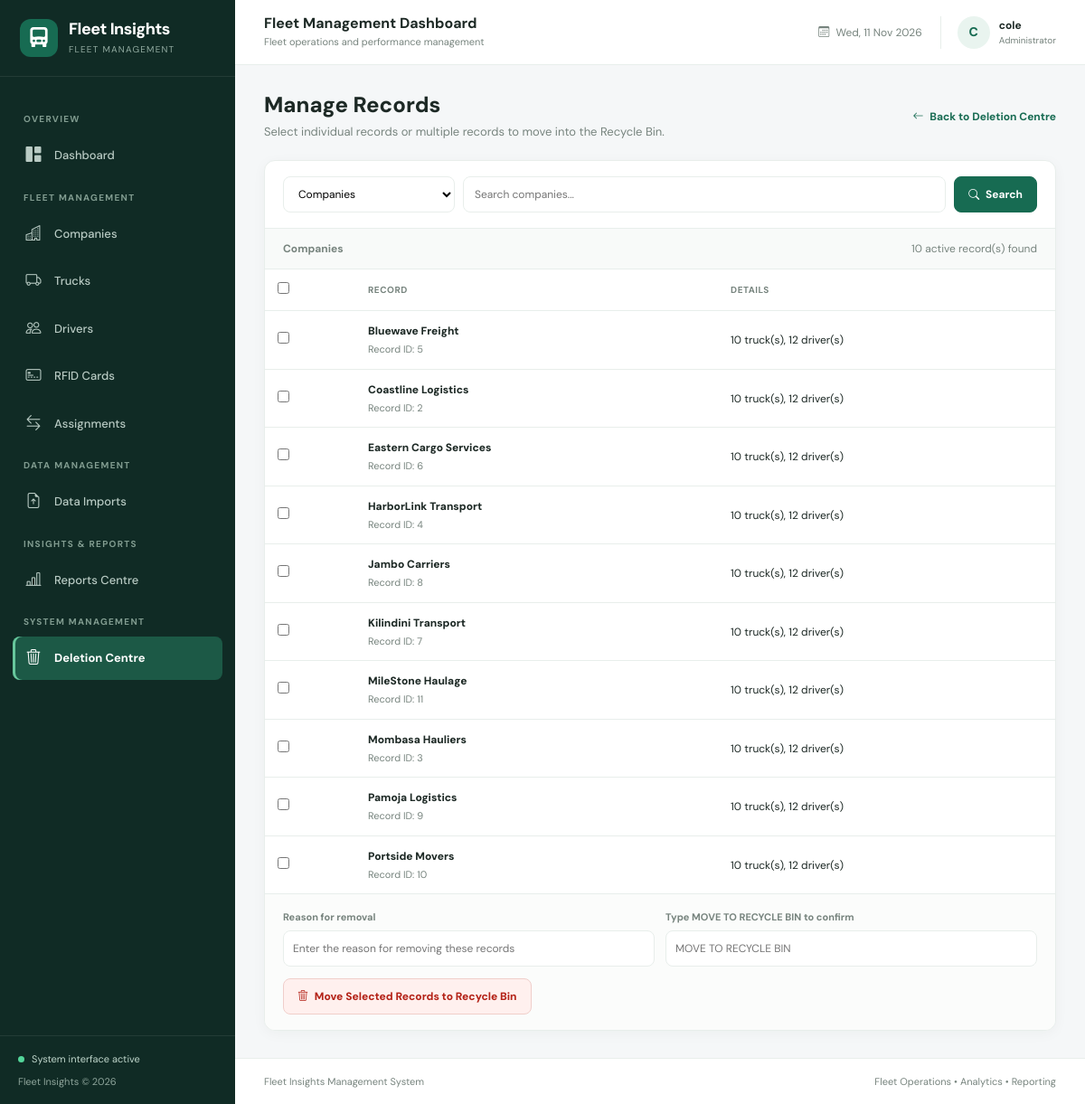
The page /deletion-center/manage/ (signed in) on the database its author committed.
### apps/companies/models.py (models this page shows, shortened)
class Company(models.Model):
    name = models.CharField(
        max_length=200,
        unique=True,
    )
    created_at = models.DateTimeField(
        auto_now_add=True,
    )
    is_deleted = models.BooleanField(
        default=False,
        db_index=True,
    )
    deleted_at = models.DateTimeField(
        null=True,
        blank=True,
    )
    deleted_reason = models.TextField(
        blank=True,
    )
    class Meta:
        ordering = ["name"]
        verbose_name_plural = "companies"
    def __str__(self):
        return self.name

### apps/deletion_center/views.py (the view, shortened to what this page needs)
# urls.py: path("manage/", views.manage_records, name="manage_records"),
@staff_member_required(login_url="/admin/login/")
def manage_records(request):
    category = request.GET.get(
        "category",
        request.POST.get("category", "companies"),
    )
    if category not in DELETION_CATEGORIES:
        category = "companies"
    model = DELETION_CATEGORIES[category]
    search = request.GET.get("q", "").strip()
    queryset = _category_queryset(model, deleted=False)
    queryset = _search_queryset(queryset, model, search)
    paginator = Paginator(queryset, 15)
    page_obj = paginator.get_page(request.GET.get("page"))
    context = {
        "categories": [
            {
                "key": key,
                "label": model._meta.verbose_name_plural.title(),
            }
            for key, model in DELETION_CATEGORIES.items()
        ],
        "selected_category": category,
        "selected_label": model._meta.verbose_name_plural.title(),
        "search": search,
        "records": page_obj,
        "page_obj": page_obj,
        "total_records": queryset.count(),
    }
    return render(
        request,
        "deletion_center/manage_records.html",
        context,
    )

### apps/deletion_center/views.py (called while the page is built, shortened)
def _category_queryset(model, deleted=False):
    queryset = model.objects.filter(is_deleted=deleted)
    if model == Company:
        return queryset.order_by("name")

def _search_queryset(queryset, model, search):
    if not search:
        return queryset

### templates/deletion_center/manage_records.html (shortened to what this page needs)
{% extends "base.html" %}
{% block content %}
<div class="dm-page">
    <div class="dm-header">
        <div>
            <h2>Manage Records</h2>
            <p>Select individual records or multiple records to move into the Recycle Bin.</p>
        </div>
        <a href="{% url 'deletion_center:dashboard' %}" class="dm-link">
            <i class="bi bi-arrow-left me-1"></i> Back to Deletion Centre
        </a>
    </div>
    <div class="dm-panel">
        <div class="dm-toolbar">
            <form method="GET">
                <select name="category" class="dm-select" aria-label="Choose category">
                    {% for category in categories %}
                    <option value="{{ category.key }}" {% if selected_category == category.key %}selected{% endif %}>
                        {{ category.label }}
                    </option>
                    {% endfor %}
                </select>
                <input type="search" name="q" value="{{ search }}" class="dm-search"
                    placeholder="Search {{ selected_label|lower }}...">
                <button type="submit" class="dm-filter-btn">
                    <i class="bi bi-search me-1"></i> Search
                </button>
            </form>
        </div>
        <div class="dm-summary">
            <span><strong>{{ selected_label }}</strong></span>
            <span>{{ total_records }} active record(s) found</span>
        </div>
        {% if records %}
        <form method="POST" id="manageRecordsForm">
            <div class="dm-table-wrap">
                <table class="dm-table">
                    <thead>
                        <tr>
                            <th>
                                <input type="checkbox" id="selectAll" aria-label="Select all records">
                            </th>
                            <th>Record</th>
                            <th>Details</th>
                        </tr>
                    </thead>
                    <tbody>
                        {% for record in records %}
                        <tr>
                            <td>
                                <input type="checkbox" name="selected_ids" value="{{ record.pk }}"
                                    class="record-checkbox" aria-label="Select record {{ record.pk }}">
                            </td>
                            <td>
                                <div class="dm-name">{{ record }}</div>
                                <div class="dm-muted">Record ID: {{ record.pk }}</div>
                            </td>
                            <td>
                                {% if selected_category == "companies" %}
                                {{ record.vehicles.count }} truck(s),
                                {{ record.drivers.count }} driver(s)
                                {% elif selected_category == "trucks" %}
                                {{ record.registration_number }}
                                {% if record.company %} · {{ record.company.name }}{% endif %}
                                {% elif selected_category == "drivers" %}
                                {{ record.mobile_number|default:"No mobile number" }}
                                · {{ record.organization.name }}
                                {% elif selected_category == "access_cards" %}
                                RFID: {{ record.identifier }}
                                · {{ record.driver.name }}
                                {% elif selected_category == "assignments" %}
                                {{ record.driver.name }}
                                · {{ record.truck.registration_number }}
                                {% endif %}
                            </td>
                        </tr>
                        {% endfor %}
                    </tbody>
                </table>
            </div>
            <div class="dm-selection">
                <div class="dm-selection-grid">
                    <div>
                        <label for="deletionReason">Reason for removal</label>
                        <input type="text" name="reason" id="deletionReason" maxlength="500" required
                            placeholder="Enter the reason for removing these records">
                    </div>
                    <div>
                        <label for="deletionConfirmation">
                            Type MOVE TO RECYCLE BIN to confirm
                        </label>
                        <input type="text" name="confirmation" id="deletionConfirmation" required
                            placeholder="MOVE TO RECYCLE BIN">
                    </div>
                </div>
                <button type="submit" class="dm-submit">
                    <i class="bi bi-trash3 me-1"></i>
                    Move Selected Records to Recycle Bin
                </button>
            </div>
        </form>
        {% else %}
        <div class="dm-empty">
            <i class="bi bi-search"></i>
            <strong>No active records found</strong>
            <p>Try another category or search term.</p>
        </div>
        {% endif %}
    </div>
</div>
{% endblock %}

### templates/base.html (shortened to what this page needs)
{% load static %}
<!DOCTYPE html>
<html lang="en">
<head>
    <link href="https://cdn.jsdelivr.net/npm/bootstrap@5.3.3/dist/css/bootstrap.min.css" rel="stylesheet">
    <link href="https://cdn.jsdelivr.net/npm/bootstrap-icons@1.11.3/font/bootstrap-icons.min.css" rel="stylesheet">
</head>
<body>
    <aside class="sidebar" id="sidebar">
        <div class="brand">
            <div class="brand-logo">
                <i class="bi bi-truck-front-fill"></i>
            </div>
            <div>
                <div class="brand-name">Fleet Insights</div>
                <div class="brand-subtitle">Fleet Management</div>
            </div>
        </div>
        <div class="sidebar-content">
            <div class="nav-heading">Overview</div>
            <a href="/" class="sidebar-link {% if request.path == '/' %}active{% endif %}">
                <i class="bi bi-grid-1x2-fill"></i>
                <span>Dashboard</span>
            </a>
            <div class="nav-heading">Fleet Management</div>
            <a href="/companies/" class="sidebar-link {% if '/companies/' in request.path %}active{% endif %}">
                <i class="bi bi-buildings"></i>
                <span>Companies</span>
            </a>
            <a href="/trucks/" class="sidebar-link {% if '/trucks/' in request.path %}active{% endif %}">
                <i class="bi bi-truck"></i>
                <span>Trucks</span>
            </a>
            <a href="/drivers/" class="sidebar-link {% if '/drivers/' in request.path %}active{% endif %}">
                <i class="bi bi-people"></i>
                <span>Drivers</span>
            </a>
            <a href="/access-cards/" class="sidebar-link {% if '/access-cards/' in request.path %}active{% endif %}">
                <i class="bi bi-credit-card-2-front"></i>
                <span>RFID Cards</span>
            </a>
            <a href="/assignments/" class="sidebar-link {% if '/assignments/' in request.path %}active{% endif %}">
                <i class="bi bi-arrow-left-right"></i>
                <span>Assignments</span>
            </a>
            <div class="nav-heading">Data Management</div>
            <a href="/imports/" class="sidebar-link {% if '/imports/' in request.path %}active{% endif %}">
                <i class="bi bi-file-earmark-arrow-up"></i>
                <span>Data Imports</span>
            </a>
            <div class="nav-heading">Insights & Reports</div>
            <a href="/reports/" class="sidebar-link {% if '/reports/' in request.path %}active{% endif %}">
                <i class="bi bi-bar-chart-line"></i>
                <span>Reports Centre</span>
            </a>
            <div class="nav-heading">System Management</div>
            <a href="{% url 'deletion_center:dashboard' %}"
                class="sidebar-link {% if '/deletion-center/' in request.path %}active{% endif %}">
                <i class="bi bi-trash3"></i>
                <span>Deletion Centre</span>
            </a>
        </div>
        <div class="sidebar-footer">
            <div class="system-status">
                <span class="status-dot"></span>
                <span>System interface active</span>
            </div>
            Fleet Insights &copy; {% now "Y" %}
        </div>
    </aside>
    <div class="main-wrapper">
        <header class="topbar">
            <div class="topbar-left">
                <div>
                    <h2 class="topbar-title">
                        {% block page_title %}
                        Fleet Management Dashboard
                        {% endblock %}
                    </h2>
                    <div class="topbar-subtitle">
                        Fleet operations and performance management
                    </div>
                </div>
            </div>
            <div class="topbar-right">
                <div class="date-display">
                    <i class="bi bi-calendar3 me-1"></i>
                    {% now "D, d M Y" %}
                </div>
                <div class="user-profile">
                    <div class="user-avatar">
                        {% if request.user.is_authenticated %}
                        {{ request.user.username|first|upper }}
                        {% else %}
                        <i class="bi bi-person"></i>
                        {% endif %}
                    </div>
                    <div class="user-details">
                        <div class="user-name">
                            {% if request.user.is_authenticated %}
                            {{ request.user.get_full_name|default:request.user.username }}
                            {% else %}
                            Fleet Administrator
                            {% endif %}
                        </div>
                        <div class="user-role">Administrator</div>
                    </div>
                </div>
            </div>
        </header>
        <main class="page-content">
            {% block content %}
            {% endblock %}
        </main>
        <footer class="page-footer">
            <span>Fleet Insights Management System</span>
            <span>
                Fleet Operations &bull; Analytics &bull; Reporting
            </span>
        </footer>
    </div>
</body>
</html>

### rows shown on the page
Company: name "Bluewave Freight", pk "5", vehicles.count "10", drivers.count "12"
Company: name "Coastline Logistics", pk "2", vehicles.count "10", drivers.count "12"
Company: name "Eastern Cargo Services", pk "6", vehicles.count "10", drivers.count "12"
Company: name "HarborLink Transport", pk "4", vehicles.count "10", drivers.count "12"
Company: name "Jambo Carriers", pk "8", vehicles.count "10", drivers.count "12"
Company: name "Kilindini Transport", pk "7", vehicles.count "10", drivers.count "12"
Company: name "MileStone Haulage", pk "11", vehicles.count "10", drivers.count "12"
Company: name "Mombasa Hauliers", pk "3", vehicles.count "10", drivers.count "12"
Company: name "Pamoja Logistics", pk "9", vehicles.count "10", drivers.count "12"
Company: name "Portside Movers", pk "10", vehicles.count "10", drivers.count "12"

### other values the page prints
{{ request.user.username|first|upper }} "C"
{{ request.user.get_full_name|default:request.user.username }} "cole"
{{ selected_label }} "Companies"
{{ total_records }} "10"
form field category "Companies"
